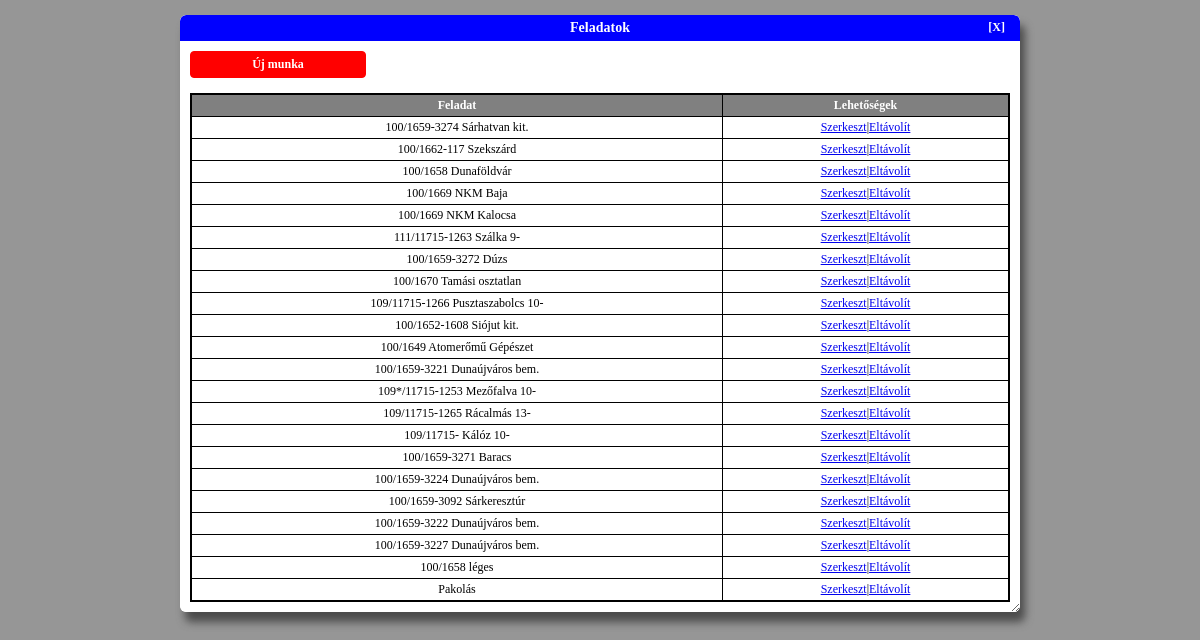
Screenshot of /index.php/munkak with the database file from the repository.
### tables this page shows
CREATE TABLE k_feladat (
	feladat_id INTEGER NOT NULL PRIMARY KEY AUTOINCREMENT,
	feladat_leiras TEXT NOT NULL
);

### application/controllers/munkak.php (called while the page is built, shortened)
<?php
class Munkak extends CI_Controller {
	public function index() {
		$headerdata['iscalendarview'] = FALSE;
		$menudata['iscalendarview'] = FALSE;
		$menudata['isadmin'] = $this->session->userdata('isAdmin');
		$data['munkak'] = $this->Munkak_model->getAllMunkak();
		$partialviews = [
			'header' => $this->load->view('partials/header_view', $headerdata, TRUE),
			'menu' => $this->load->view('partials/menu_view', $menudata, TRUE),
			'content' => $this->load->view('admin/munkak/munkak_list_view', $data, TRUE),
			'footer' => $this->load->view('partials/footer_view', '', TRUE)
		];
		$this->load->view('public_template_view', $partialviews);
	}
}

### index.php (called while the page is built, shortened)
<?php
require_once BASEPATH.'core/CodeIgniter.php';

### application/models/Munkak_model.php (called while the page is built, shortened)
<?php
class Munkak_model extends CI_Model {
    public function getAllMunkak() {
        $query = $this->db->get('k_feladat');
        return $query->result_array();
    }
}
?>

### application/views/admin/munkak/munkak_list_view.php (the view)
<div class="adminform-container">
    <div class="adminform-title">Feladatok</div>
    <?php echo(anchor('home/index','[X]',array('class' => 'cancel-button'))); ?>
    <div class="adminform-body">
        <?php echo(anchor('munkak/create','Új munka','class="itemcreate-button"')); ?>
        <br />
        <table class="listview-table">
            <tr>
                <th class="listview-rowheader">Feladat</th>
                <th class="listview-rowheader">Lehetőségek</th>
            </tr>
            <?php
            foreach ($munkak as $munka_item):
                ?><tr class="listview-row">
                    <td class="listview-cell"><?php echo($munka_item['feladat_leiras']); ?></td>
                    <td class="listview-cell"><?php
                        echo(anchor('munkak/edit/'.$munka_item['feladat_id'],'Szerkeszt'));
                        echo('|');
                        echo(anchor('munkak/delete/'.$munka_item['feladat_id'],'Eltávolít'));
                    ?></td>
                </tr>
            <?php endforeach; ?>
        </table>
    </div>
</div>

### css/mainStyles.css (style rules this page uses)
body { margin: 0px; padding: 0px; width: 100%; font-family: 'Lucida Sans Unicode'; font-size: 12px; background-color: rgb(150,150,150); }
.adminform-container { padding: 0px; margin: 15px 15%; background-color: white; border-radius: 6px; border: none; box-shadow: 5px 10px 8px rgb(75,75,75); position: relative; resize: both; overflow: auto; }
.adminform-title { padding: 5px; margin: 0px; border-radius: 6px 6px 0px 0px; background-color: blue; color: white; font-weight: bold; font-size: 14px; text-align: center; }
.adminform-body { padding: 10px; margin: 0px; border-radius: 0px 0px 6px 6px; background-color: white; color: black; font-size: 12px; word-wrap: normal; }

### css/tableStyles.css (style rules this page uses)
.listview-table { width: 100%; margin: 0px; padding: 0px; border-collapse: collapse; border: 2px solid black; }
.listview-rowheader { padding: 3px; margin: 0px; color: white; background-color: grey; font-weight: bold; text-align: center; border: 1px solid black; }
.listview-row { background-color: white; }
.listview-cell { padding: 3px; margin: 0px; text-align: center; border: 1px solid black; }

### css/controlStyles.css (style rules this page uses)
.itemcreate-button:link, .itemcreate-button:visited { margin: 0px; padding: 5px; width: 20%; background-color: rgb(255,0,0); color: white; border: 1px solid rgb(255,0,0); border-radius: 4px; font-weight: bold; text-align: center; text-decoration: none; display: block; }
a.cancel-button:link, a.cancel-button:visited { position: absolute; top: 5px; right: 15px; background-color: rgb(0, 0, 250); color: white; padding: 0px; margin: 0px; text-align: center; text-decoration: none; font-size: 12px; font-weight: bold; }

### rows the page displays
k_feladat: feladat_leiras "100/1659-3274 Sárhatvan kit.", feladat_id "Szerkeszt", feladat_id "Eltávolít"
k_feladat: feladat_leiras "100/1662-117 Szekszárd", feladat_id "Szerkeszt", feladat_id "Eltávolít"
k_feladat: feladat_leiras "100/1658 Dunaföldvár", feladat_id "Szerkeszt", feladat_id "Eltávolít"
k_feladat: feladat_leiras "100/1669 NKM Baja", feladat_id "Szerkeszt", feladat_id "Eltávolít"
k_feladat: feladat_leiras "100/1669 NKM Kalocsa", feladat_id "Szerkeszt", feladat_id "Eltávolít"
k_feladat: feladat_leiras "111/11715-1263 Szálka 9-", feladat_id "Szerkeszt", feladat_id "Eltávolít"
k_feladat: feladat_leiras "100/1659-3272 Dúzs", feladat_id "Szerkeszt", feladat_id "Eltávolít"
k_feladat: feladat_leiras "100/1670 Tamási osztatlan", feladat_id "Szerkeszt", feladat_id "Eltávolít"
k_feladat: feladat_leiras "109/11715-1266 Pusztaszabolcs 10-", feladat_id "Szerkeszt", feladat_id "Eltávolít"
k_feladat: feladat_leiras "100/1652-1608 Siójut kit.", feladat_id "Szerkeszt", feladat_id "Eltávolít"
k_feladat: feladat_leiras "100/1649 Atomerőmű Gépészet", feladat_id "Szerkeszt", feladat_id "Eltávolít"
k_feladat: feladat_leiras "100/1659-3221 Dunaújváros bem.", feladat_id "Szerkeszt", feladat_id "Eltávolít"
k_feladat: feladat_leiras "109*/11715-1253 Mezőfalva 10-", feladat_id "Szerkeszt", feladat_id "Eltávolít"
k_feladat: feladat_leiras "109/11715-1265 Rácalmás 13-", feladat_id "Szerkeszt", feladat_id "Eltávolít"
k_feladat: feladat_leiras "109/11715- Kálóz 10-", feladat_id "Szerkeszt", feladat_id "Eltávolít"
k_feladat: feladat_leiras "100/1659-3271 Baracs", feladat_id "Szerkeszt", feladat_id "Eltávolít"
k_feladat: feladat_leiras "100/1659-3224 Dunaújváros bem.", feladat_id "Szerkeszt", feladat_id "Eltávolít"
k_feladat: feladat_leiras "100/1659-3092 Sárkeresztúr", feladat_id "Szerkeszt", feladat_id "Eltávolít"
k_feladat: feladat_leiras "100/1659-3222 Dunaújváros bem.", feladat_id "Szerkeszt", feladat_id "Eltávolít"
k_feladat: feladat_leiras "100/1659-3227 Dunaújváros bem.", feladat_id "Szerkeszt", feladat_id "Eltávolít"
k_feladat: feladat_leiras "100/1658 léges", feladat_id "Szerkeszt", feladat_id "Eltávolít"
k_feladat: feladat_leiras "Pakolás", feladat_id "Szerkeszt", feladat_id "Eltávolít"

### other values shown
anchor('home/index','[X]',array('class' => 'cancel-button')) "[X]"
anchor('munkak/create','Új munka','class="itemcreate-button"') "Új munka"
